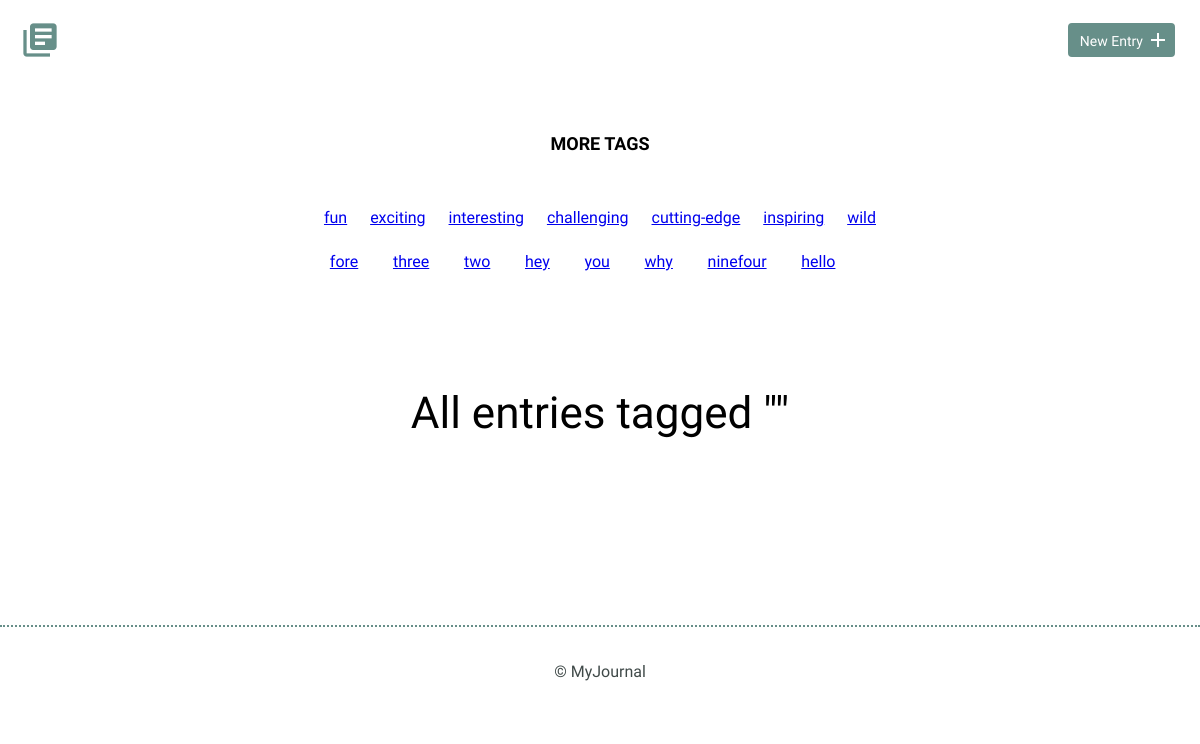
The app's page /tag.php, older data.
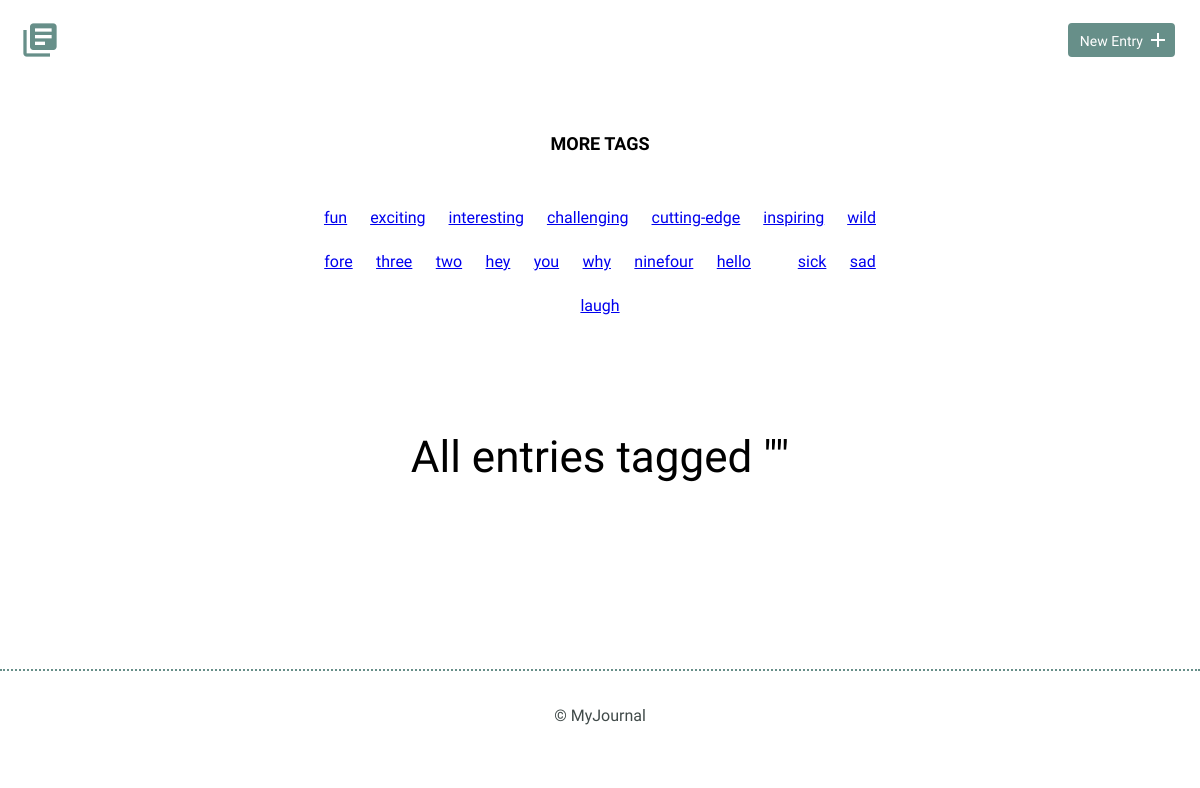
The same page, newer data.
### tables this page shows
CREATE TABLE "tags" (
	"id"	INTEGER,
	"name"	TEXT UNIQUE,
	PRIMARY KEY("id")
);

### inc/functions.php (called while the page is built, shortened)
<?php
function get_tag_list() {
  include 'connection.php';
  try {
    return $db->query('SELECT * FROM tags');
  } catch (Exception $e) {
    echo $e->getMessage();
    return array();
  }
}

### tag.php (the view, shortened to what this page needs)
<?php
require_once "inc/functions.php";
include "inc/header.php";
?>
  <div class="tags-list">
    <h3 class="tag-list-header"> more tags </h3>
      <div class="tag-links">
      <?php
        foreach (get_tag_list() as $tag) {
          echo " <a href='tag.php?id=" .$tag['id']. "'>" .$tag['name']. "</a> ";
        }
      ?>
    </div>
  </div>
  <div class="entry-list">
    <h1 class="tag-header"> All entries tagged "<?php echo $tag_name; ?>" </h1>
  </div>
<?php include "inc/footer.php"; ?>

Row changes from the older to the newer data that the page shows:
added tags: name "sick"
added tags: name "sad"
added tags: name "laugh"
